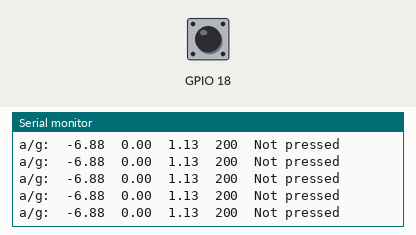
Simulated run of this sketch. Board: ESP32. On the bench: the last lines printed to the serial monitor. Inputs (shaded band) come from the test bench; at power-on: GPIO 18 HIGH. WiFi joins after 1.5 s; servers stay silent unless stated; uploads are accepted with an empty reply; the local clock reads 2024-03-15 10:24:30 at power-on unless the sketch sets it.

Above: at 2.7 s.
2.8 s: GPIO 18 pulled LOW for 0.25 s
At 3.27 s:
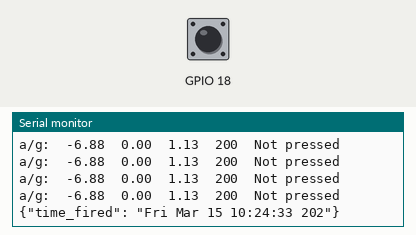
4.8 s: GPIO 18 pulled LOW for 1 s
At 5.47 s:
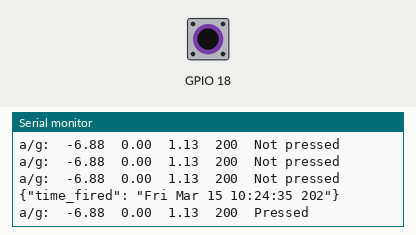
7.3 s: GPIO 18 pulled LOW for 0.25 s
At 7.68 s:
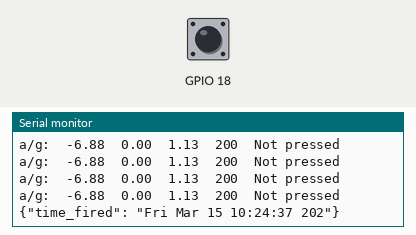
Timing chart, 0 to 10.3 s (numbered marks = the images above; inputs shaded):
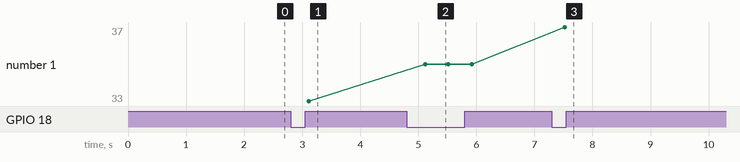

Measured:
- after the input at 2.8 s, the serial monitor: prints a new line after 0.32 s (image 1)
- after the input at 4.8 s, the serial monitor: prints a new line after 0.32 s (image 2)
- after the input at 7.3 s, the serial monitor: prints a new line after 0.22 s (image 3)
- plotted number 1: 33 → 35 after the input at 4.8 s, 35 → 37 after the input at 7.3 s

The sketch:

sketch_feb3c.ino
```cpp
#include "I2Cdev.h"
#include "MPU6050.h"
#include "Wire.h"
#include <SPI.h>
#include <HTTPClient.h>
#include <WiFi.h>
#include <WiFiAP.h>
#include <WiFiClient.h>
#include <WiFiGeneric.h>
#include <WiFiMulti.h>
#include <WiFiSTA.h>
#include <WiFiScan.h>
#include <WiFiServer.h>
#include <WiFiType.h>
#include <WiFiUdp.h>
#include <time.h>

MPU6050 accelgyro;

int16_t ax, ay, az;
int16_t gx, gy, gz;
int16_t ix, iy, iz;

int BAM_total = 0;

String server = "http://165.227.237.10";
HTTPClient http;


void setup() {
    Wire.begin();
    Serial.begin(38400);

    WiFi.mode(WIFI_STA);
    WiFi.begin("Aryans hotspot", "password");

    while (WiFi.status() != WL_CONNECTED) {
      Serial.print(".");
      delay(100);
    }


  Serial.print("CONNECTED!");

    Serial.println("Initializing I2C devices...");
    accelgyro.initialize();

    Serial.println("Testing device connections...");
    Serial.println(accelgyro.testConnection() ? "MPU6050 connection successful" : "MPU6050 connection failed");

    pinMode(18, INPUT_PULLUP);

    configTime(0, 0, "pool.ntp.org");
}

void loop() {
    accelgyro.getMotion9(&ax, &ay, &az, &gx, &gy, &gz, &ix, &iy, &iz);
    int button_pressed = digitalRead(18);

    float POW = (ax - 1300) * 90.0/17000;
    float PEW = (az + 200)  * 90.0/16000;

    BAM_total += gy;
    float BAM = BAM_total * 90.0/200000;

    char postData[50];
    sprintf(postData, "{\"POW\": %2.2f, \"PEW\": %2.2f, \"BAM\": %2.2f}", POW, PEW, BAM);

    String path = server + "/upload_gyroscope/";
    http.begin(path);

    http.addHeader("Content-Type", "application/json");
    int respCode = http.POST(postData);
    http.end();

    if (button_pressed == 0 ) {
      time_t current = time(nullptr);
      String t(ctime(&current));
      t = t.substring(0, t.length()-2);
      String postData2 = "{\"time_fired\": \"" + t + "\"}";

      Serial.println(postData2);

      path = server + "/upload_time_fired/";
      http.begin(path);

      http.addHeader("Content-Type", "application/json");
      int respCode = http.POST(postData2);
      Serial.println(http.getString());
      http.end();
    }

    Serial.print("a/g:\t");
    Serial.print(POW); Serial.print("\t");
    Serial.print(BAM); Serial.print("\t");
    Serial.print(PEW); Serial.print("\t");
    Serial.print(respCode); Serial.print("\t");
    Serial.println(button_pressed == 1 ? "Not pressed": "Pressed");
}
```
